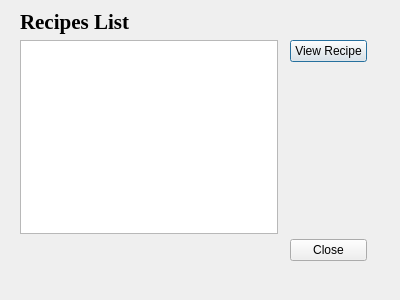
<?xml version="1.0" encoding="UTF-8"?>
<ui version="4.0">
 <class>recipespanel</class>
 <widget class="QDialog" name="recipespanel">
  <property name="geometry">
   <rect>
    <x>0</x>
    <y>0</y>
    <width>400</width>
    <height>300</height>
   </rect>
  </property>
  <property name="windowTitle">
   <string>Dialog</string>
  </property>
  <widget class="QWidget" name="layoutWidget">
   <property name="geometry">
    <rect>
     <x>290</x>
     <y>40</y>
     <width>77</width>
     <height>221</height>
    </rect>
   </property>
   <layout class="QVBoxLayout" name="verticalLayout">
    <item>
     <widget class="QPushButton" name="viewRecipeBtn">
      <property name="text">
       <string>View Recipe</string>
      </property>
     </widget>
    </item>
    <item>
     <spacer name="verticalSpacer">
      <property name="orientation">
       <enum>Qt::Vertical</enum>
      </property>
      <property name="sizeHint" stdset="0">
       <size>
        <width>20</width>
        <height>40</height>
       </size>
      </property>
     </spacer>
    </item>
    <item>
     <widget class="QPushButton" name="closeBtn">
      <property name="text">
       <string>Close</string>
      </property>
     </widget>
    </item>
   </layout>
  </widget>
  <widget class="QWidget" name="layoutWidget">
   <property name="geometry">
    <rect>
     <x>20</x>
     <y>10</y>
     <width>258</width>
     <height>224</height>
    </rect>
   </property>
   <layout class="QVBoxLayout" name="verticalLayout_2">
    <item>
     <widget class="QLabel" name="windowTitle">
      <property name="font">
       <font>
        <family>Times New Roman</family>
        <pointsize>16</pointsize>
        <weight>75</weight>
        <bold>true</bold>
       </font>
      </property>
      <property name="text">
       <string>Recipes List</string>
      </property>
     </widget>
    </item>
    <item>
     <widget class="QListView" name="recipesList"/>
    </item>
   </layout>
  </widget>
 </widget>
 <resources/>
 <connections/>
</ui>
